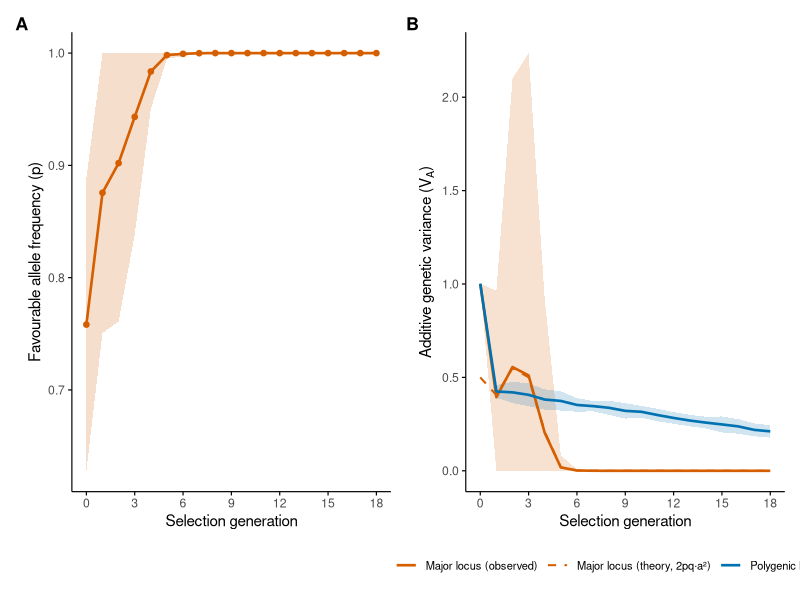
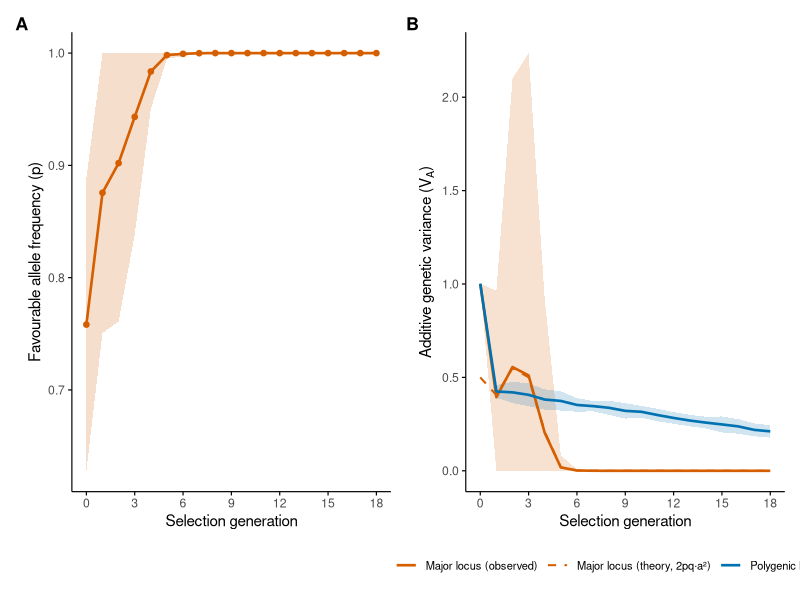
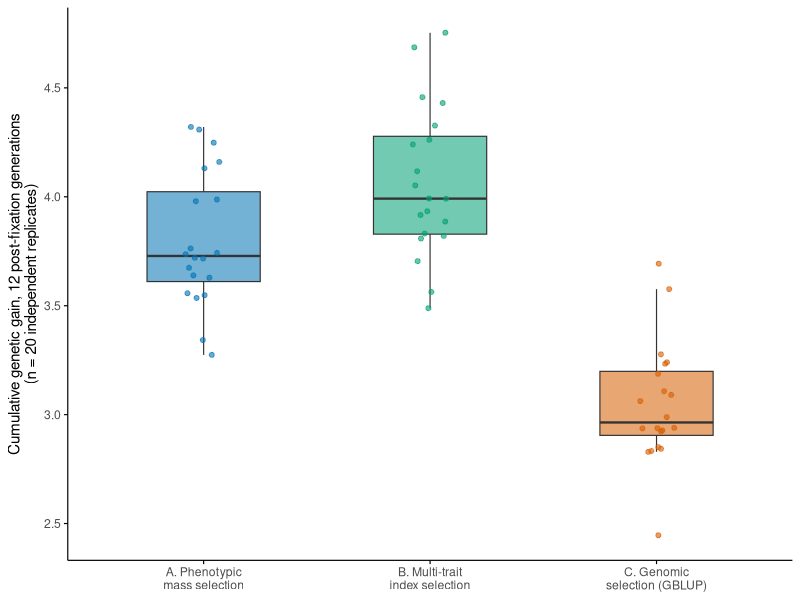
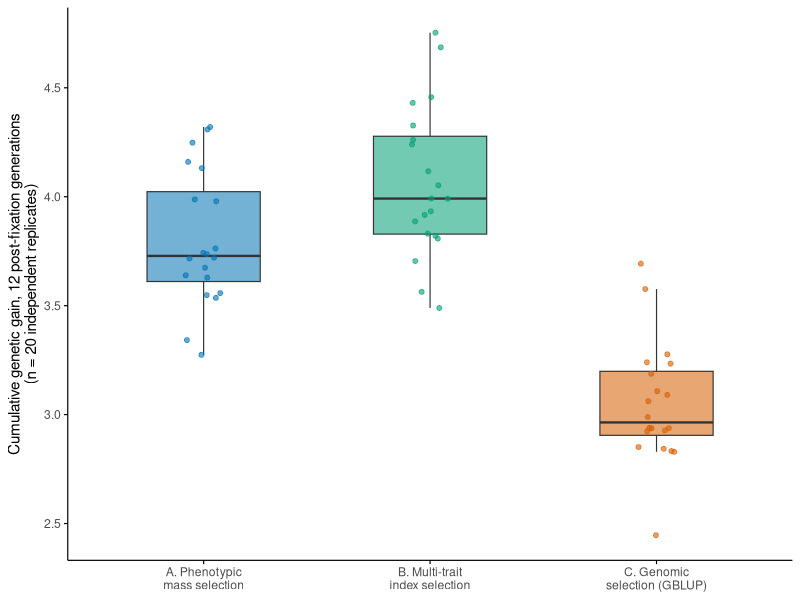

These charts were generated, in order, by the following R code:
## Nature-style figures from the replicated simulation (N = 20 independent
## replicates). Okabe-Ito colourblind-safe palette, panel labels, no baked-in
## titles, ribbons/error bars derived from real replicate variance.
library(ggplot2)
library(dplyr)

dir.create("../figures", showWarnings = FALSE)

okabe_ito <- c(major = "#D55E00", background = "#0072B2",
               A = "#0072B2", B = "#009E73", C = "#D55E00")

theme_nature <- theme_classic(base_size = 11, base_family = "sans") +
  theme(
    axis.line = element_line(linewidth = 0.4, colour = "black"),
    axis.ticks = element_line(linewidth = 0.4, colour = "black"),
    legend.position = "bottom",
    legend.title = element_blank(),
    strip.background = element_blank(),
    strip.text = element_text(face = "bold", hjust = 0),
    plot.title = element_blank()
  )

## ---------------- Figure 1: Phase 1 (fixation) ----------------
p1 <- read.csv("../outputs/phase1_replicated_log.csv")
## see note in 03_tables.R: report allele-agnostic distance to fixation
p1$p_major <- pmax(p1$p_major, 1 - p1$p_major)

p1_summary <- p1 %>%
  group_by(generation) %>%
  summarise(
    p_mean = mean(p_major), p_sd = sd(p_major),
    VAmaj_mean = mean(VA_major), VAmaj_sd = sd(VA_major),
    VAbg_mean = mean(VA_background), VAbg_sd = sd(VA_background),
    VAtheory_mean = mean(VA_major_theory),
    .groups = "drop"
  )

figA <- ggplot(p1_summary, aes(x = generation)) +
  geom_ribbon(aes(ymin = pmax(0, p_mean - p_sd), ymax = pmin(1, p_mean + p_sd)),
              fill = okabe_ito["major"], alpha = 0.2) +
  geom_line(aes(y = p_mean), colour = okabe_ito["major"], linewidth = 0.9) +
  geom_point(aes(y = p_mean), colour = okabe_ito["major"], size = 1.6) +
  scale_x_continuous(breaks = seq(0, max(p1_summary$generation), 3)) +
  labs(x = "Selection generation", y = "Favourable allele frequency (p)") +
  theme_nature

figB <- ggplot(p1_summary, aes(x = generation)) +
  geom_ribbon(aes(ymin = pmax(0, VAmaj_mean - VAmaj_sd), ymax = VAmaj_mean + VAmaj_sd,
                  fill = "Major locus"), alpha = 0.18) +
  geom_ribbon(aes(ymin = pmax(0, VAbg_mean - VAbg_sd), ymax = VAbg_mean + VAbg_sd,
                  fill = "Polygenic background"), alpha = 0.18) +
  geom_line(aes(y = VAmaj_mean, colour = "Major locus (observed)"), linewidth = 0.9) +
  geom_line(aes(y = VAtheory_mean, colour = "Major locus (theory, 2pq·a²)"),
            linetype = "dashed", linewidth = 0.7) +
  geom_line(aes(y = VAbg_mean, colour = "Polygenic background"), linewidth = 0.9) +
  scale_colour_manual(values = c("Major locus (observed)" = unname(okabe_ito["major"]),
                                   "Major locus (theory, 2pq·a²)" = unname(okabe_ito["major"]),
                                   "Polygenic background" = unname(okabe_ito["background"]))) +
  scale_fill_manual(values = c("Major locus" = unname(okabe_ito["major"]),
                                 "Polygenic background" = unname(okabe_ito["background"])), guide = "none") +
  scale_x_continuous(breaks = seq(0, max(p1_summary$generation), 3)) +
  labs(x = "Selection generation", y = expression("Additive genetic variance ("*V[A]*")")) +
  theme_nature + theme(legend.text = element_text(size = 8))

library(patchwork)
fig1 <- (figA + labs(tag = "A")) + (figB + labs(tag = "B")) +
  plot_layout(ncol = 2) &
  theme(plot.tag = element_text(face = "bold", size = 13))

ggsave("../figures/Figure1_major_locus_fixation.png", fig1, width = 10, height = 4.3, dpi = 300)
ggsave("../figures/Figure1_major_locus_fixation.pdf", fig1, width = 10, height = 4.3)

## ---------------- Figure 2: Phase 2 (three strategies) ----------------
p2 <- read.csv("../outputs/phase2_replicated_summary.csv")
p2_long <- data.frame(
  strategy = rep(c("A. Phenotypic\nmass selection", "B. Multi-trait\nindex selection",
                    "C. Genomic\nselection (GBLUP)"), each = nrow(p2)),
  gain = c(p2$gain_A, p2$gain_B, p2$gain_C)
)
p2_long$strategy <- factor(p2_long$strategy, levels = unique(p2_long$strategy))

fig2 <- ggplot(p2_long, aes(x = strategy, y = gain, fill = strategy)) +
  geom_boxplot(width = 0.5, outlier.shape = NA, alpha = 0.55, linewidth = 0.4) +
  geom_jitter(width = 0.08, size = 1.4, alpha = 0.6, aes(colour = strategy)) +
  scale_fill_manual(values = unname(c(okabe_ito["A"], okabe_ito["B"], okabe_ito["C"])), guide = "none") +
  scale_colour_manual(values = unname(c(okabe_ito["A"], okabe_ito["B"], okabe_ito["C"])), guide = "none") +
  labs(x = NULL, y = "Cumulative genetic gain, 12 post-fixation generations\n(n = 20 independent replicates)") +
  theme_nature + theme(legend.position = "none")

ggsave("../figures/Figure2_three_strategies_comparison.png", fig2, width = 6, height = 5.2, dpi = 300)
ggsave("../figures/Figure2_three_strategies_comparison.pdf", fig2, width = 6, height = 5.2)

cat("Nature-style figures written to simulation/figures/\n")
